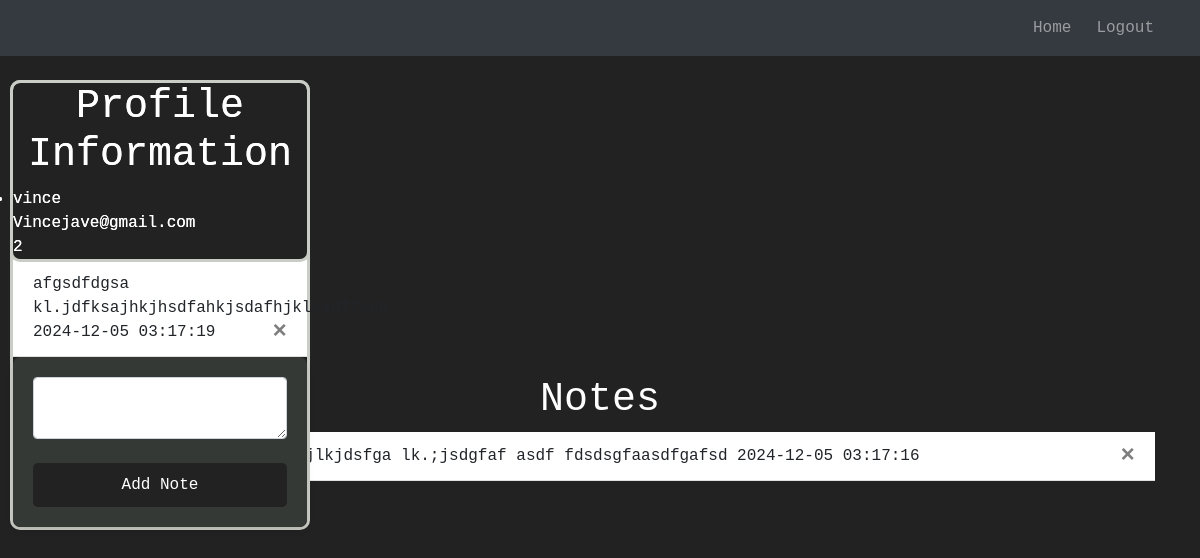
The app's page / (signed in) with its own data.
### website/models.py (models this page shows)
class Note(db.Model):
    id = db.Column(db.Integer, primary_key=True)
    data = db.Column(db.String(10000))
    date = db.Column(db.DateTime(timezone=True), default=func.now())
    user_id = db.Column(db.Integer, db.ForeignKey('user.id'))

class User(db.Model, UserMixin):
    id = db.Column(db.Integer, primary_key=True)
    email = db.Column(db.String(150), unique=True)
    password = db.Column(db.String(150))
    first_name = db.Column(db.String(150))
    notes = db.relationship('Note')

### website/views.py (the view, shortened to what this page needs)
@views.route('/', methods=['GET', 'POST'])
@login_required
def home():
    return render_template("home.html", user=current_user)

### website/__init__.py (called while the page is built)
def create_app():
    app = Flask(__name__)
    app.config['SECRET_KEY'] = 'DSA Group 4'
    app.config['SQLALCHEMY_DATABASE_URI'] = f'sqlite:///{DB_NAME}'
    db.init_app(app)
    from .views import views
    from .auth import auth
    app.register_blueprint(views, url_prefix='/')
    app.register_blueprint(auth, url_prefix='/')
    from .models import User, Note
    with app.app_context():
        db.create_all()
    login_manager = LoginManager()
    login_manager.login_view = 'auth.login'
    login_manager.init_app(app)
    @login_manager.user_loader
    def load_user(id):
        return User.query.get(int(id))
    return app

### website/templates/home.html
{% extends "base.html" %} {% block title %}Home{% endblock %} {% block content
  %}
  <h1 align="center" class="notes">Notes</h1>
  <ul class="list-group list-group-flush" id="notes">
    {% for note in user.notes %}
    <li class="list-group-item">
      {{ note.data }}
      {{ note.date }}
      <button type="button" class="close" onClick="deleteNote({{ note.id }})">
        <span aria-hidden="true">&times;</span>
      </button>
    </li>
  </ul>
  <div class="profile">
    <h1 align="center" class="profile-title">Profile Information</h1>
    <ul class="list-group list-group-flush" id="users">
      <li class="profile-table">
        <div class="profile-data">
          {{ user.first_name }}
        </div>
        <div class="profile-data">
          {{ user.email }}
        </div>
        <div class="profile-data">
          {{ user.id }}
        </div>
      </li>
      {% endfor %}
    </ul>
  </div>
  <form method="POST">
    <textarea name="note" id="note" class="form-control"></textarea>
    <br />
    <div align="center">
      <button type="submit" class="btn btn-primary">Add Note</button>
    </div>
  </form>
  {% endblock %}

### website/static/sign_up.css (style rules this page uses)
body { font-family: monospace, monospace; background-color: #222222; margin: 0; padding: 0; display: flex; justify-content: center; align-items: center; height: 100vh; }
form { background-color: #353935; padding: 20px; border-radius: 8px; box-shadow: 0 4px 6px rgba(0, 0, 0, 0.1); width: 100%; max-width: 400px; margin: auto; }
button[type="submit"] { width: 100%; padding: 10px; background-color: #222222; color: #ffffff; border: none; border-radius: 5px; font-size: 16px; cursor: pointer; transition: background-color 0.3s; }
body { padding-top: 56px; }
.notes { color: #ffffff; background-color: #222222; }
.profile-table { color: #ffffff; background-color:222222; }
.profile-data { color: #ffffff; }
.profile { position: fixed; left: 10px; top:80px; width: 300px; border: 3px solid #cacdc5; border-radius:10px; }
.profile-title { color: #ffffff; }

### records on screen
Note: data "dsfkljhsdaf lkjhdsva lk;hjlkjdsfga lk.;jsdgfaf asdf fdsdsgfaasdfgafsd", date "2024-12-05 03:17:16"
User: first_name "vince", email "Vincejave@gmail.com", id "2"
Note: data "afgsdfdgsa kl.jdfksajhkjhsdfahkjsdafhjklsadffsda", date "2024-12-05 03:17:19"
